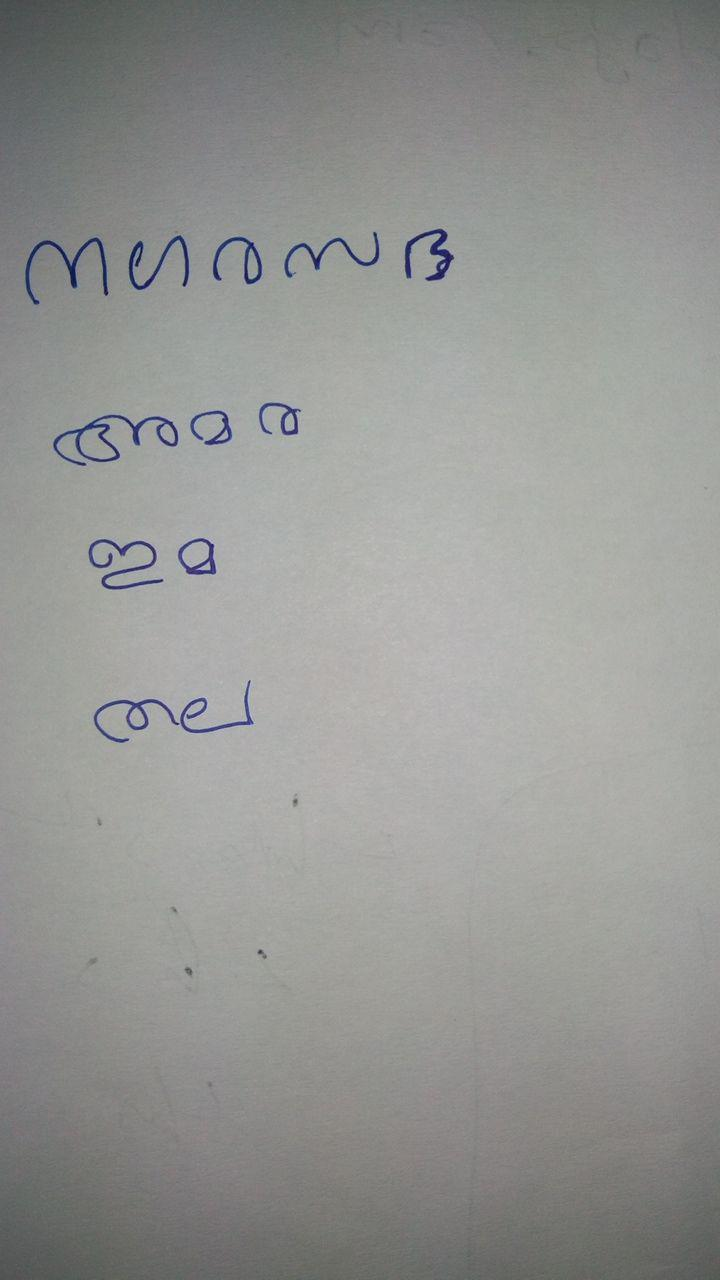
#> input picture realtest/img2.jpg, 720 x 1280 px, found by its file name
$ jupyter execute --allow-errors loadmodel.ipynb   (older library calls are emulated)
#> lines starting #> are read from the running program, lines starting #| are printed output that depends on the picture; after the words box and inside, x2 and y2 are one past the last pixel; in counts of white or black regions, pixels touching at a corner belong together
[cell 1]
import numpy as np
from numpy import random
import keras
from keras import backend as k
from keras.models import Sequential
from keras.layers import Activation
from keras.layers.core import Dense, Flatten
from keras.optimizers import Adam
from keras.metrics import categorical_crossentropy
from keras.preprocessing.image import ImageDataGenerator
from keras.layers.normalization import BatchNormalization
from keras.layers.convolutional import *
from matplotlib import pyplot as plt
from sklearn.metrics import confusion_matrix
import itertools
import matplotlib.pyplot as plt
from sklearn.model_selection import train_test_split
from keras.models import load_model

#> (a cell that did not finish here is left out)

#> (a cell that did not finish here is left out)

[cell 4]
from IPython.display import SVG
from keras.utils.vis_utils import model_to_dot

#> (the rest of this cell did not finish here and is left out)

X=np.array([i[0]for i in dataset])
y=np.array([i[1] for i in dataset])

X_train,X_test,y_train,y_test=train_test_split(X, y, test_size=0.2, random_state=1)
print(X_train.shape,X_test.shape,y_train.shape,y_test.shape)

X_train,X_val,y_train,y_val=train_test_split(X_train, y_train, test_size=0.2, random_state=1)
print(X_train.shape,X_val.shape,y_train.shape,y_val.shape)

#> (a cell that did not finish here is left out)

[cell 6]
#np.save('/home/workstation/Desktop/jab/MHCR/testfile2.npy',test)

#> (a cell that did not finish here is left out)

#> (a cell that did not finish here is left out)

[cell 9]
# [19 lines left out: function get_confusion_matrix_one_hot, not called in this run]

import cv2
predict=model.predict(np.array(cv2.imread('/home/workstation/Desktop/jab/DATASET/CHAR14/MD14.jpg')).reshape(-1,86,86,3))

[cell 10]
import cv2
#> (the rest of this cell did not finish here and is left out)

#> (a cell that did not finish here is left out)

#> (a cell that did not finish here is left out)

## plot confusion matrix

[cell 13]
# [41 lines left out: function plot_confusion_matrix, not called in this run]

[cell 14]
names=['ch'+str(i) for i in range(44)]

#> (a cell that did not finish here is left out)

[cell 16]
def mplot(img):
    plt.gcf().clear()
    plt.imshow(img, cmap = 'gray', interpolation = 'bicubic')
    plt.xticks([]), plt.yticks([])  # to hide tick values on X and Y axis
    plt.show()

from keras import backend as K
K.clear_session()

[cell 17]
import matplotlib.pyplot as plt
import cv2
img=cv2.imread('/home/jabir/Project/MHCR/realtest/img2.jpg',1)
#> img is the input picture: shape (1280, 720, 3); mean B, G, R 146.9, 149.4, 148.5
#cv2.imshow('image',img)
#cv2.waitkey(0)
#cv2.destroyAllWindows()
mplot(img)
#> (the call stopped at in mplot, `plt.xticks([]), plt.yticks([])`: IPython is not available in this run)

[cell 18]
imgray = cv2.cvtColor(img,cv2.COLOR_BGR2GRAY)
ret,thresh = cv2.threshold(img,100,200,0)
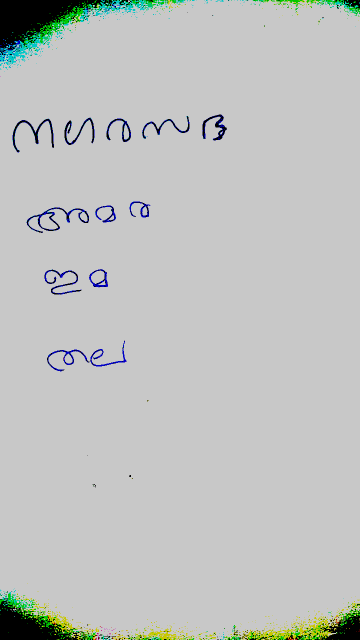
#> thresh: shape (1280, 720, 3) (shown at 1/2 size); mean B, G, R 191.8, 193.6, 191.2
#thresh=cv2.GaussianBlur(thresh,(3,3),0)
image, contours, hierarchy = cv2.findContours(imgray,cv2.RETR_TREE,cv2.CHAIN_APPROX_SIMPLE)
#> contours = [[[0, 0], [0, 1279], [719, 1279], [719, 0]]]

img2 = cv2.drawContours(imgray, contours, -1, (0,255,0), 3)

#cnt = contours[4]
#img3 = cv2.drawContours(thresh, [cnt], 0, (0,255,0), 3)
#mplot(img3)

[cell 19]
img2=cv2.adaptiveThreshold(imgray,255,cv2.ADAPTIVE_THRESH_MEAN_C,cv2.THRESH_BINARY,11,2)
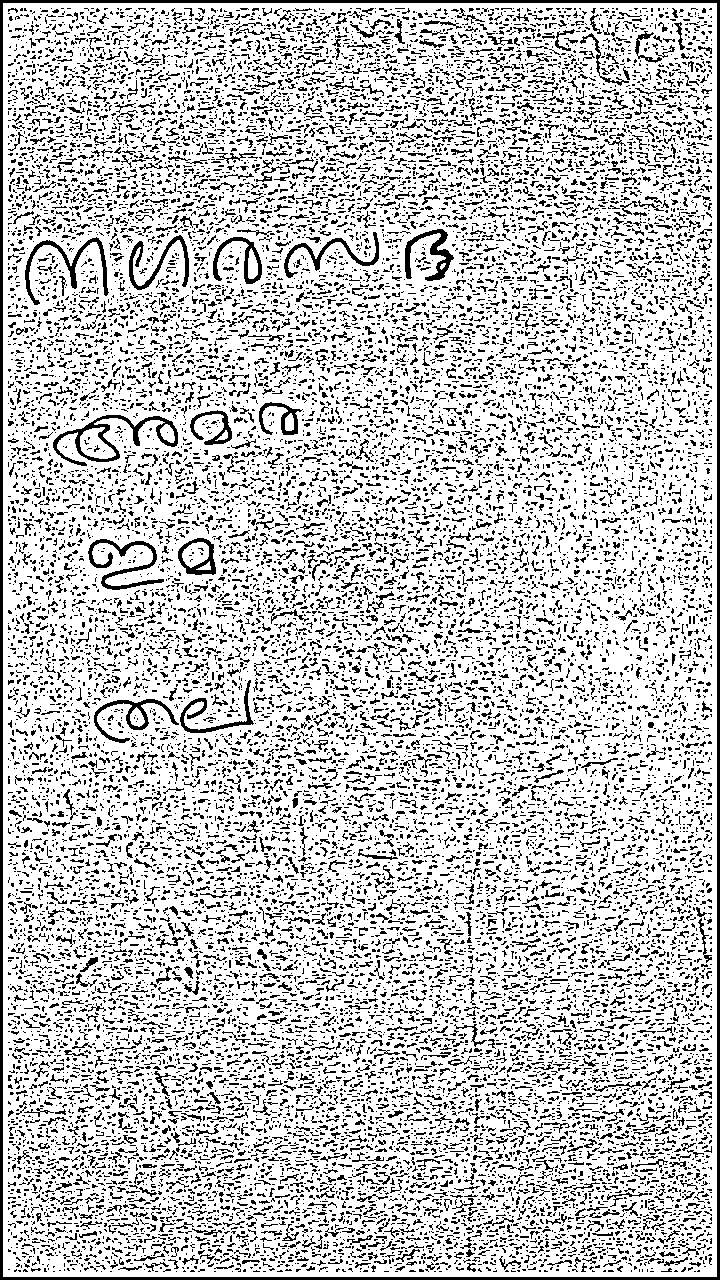
#> img2: shape (1280, 720); 77.5% white; black in thin lines or dots

[cell 20]
import numpy as np
kernel=np.ones((4,4),np.uint8)
#th3 = cv2.adaptiveThreshold(img,255,cv2.ADAPTIVE_THRESH_GAUSSIAN_C,cv.THRESH_BINARY,11,2)
img3 = cv2.adaptiveThreshold(img2,255,cv2.ADAPTIVE_THRESH_MEAN_C,cv2.THRESH_BINARY,11,2)

img2=cv2.dilate(img3,kernel,iterations=1)
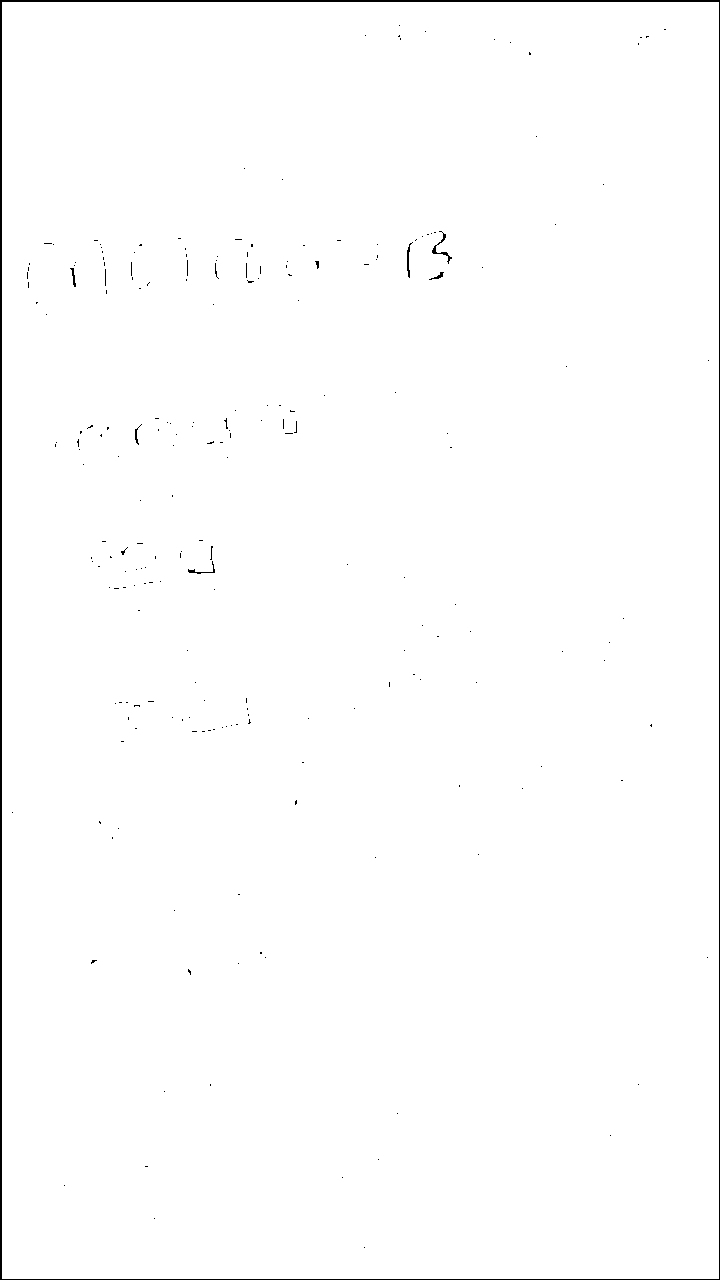
#> img2: shape (1280, 720); 99.2% white; 221 black regions (213 under 20 px), largest, box (x1, y1, x2, y2) and area: (0, 0, 720, 1280) 5991, (432, 231, 452, 264) 106, (407, 242, 413, 278) 71
img2=cv2.erode(img2,kernel,iterations=1)
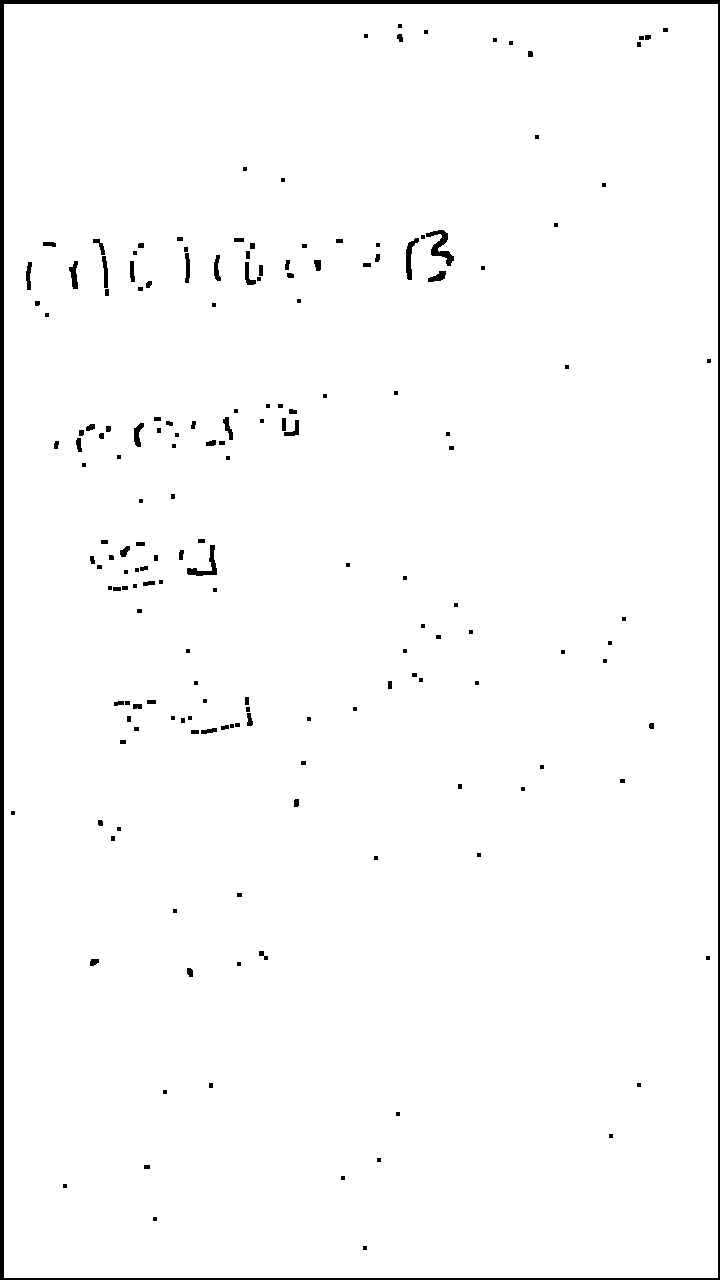
#> img2: shape (1280, 720); 98% white; 179 black regions (76 under 20 px), largest, box (x1, y1, x2, y2) and area: (0, 0, 720, 1280) 11964, (426, 230, 454, 266) 372, (187, 545, 217, 576) 276

[cell 21]
mplot(img2)
#> (the call stopped at in mplot, `plt.xticks([]), plt.yticks([])`: IPython is not available in this run)

[cell 22]
ret, thresh = cv2.threshold(img2, 10, 200, cv2.THRESH_OTSU)
#> ret = 0
mplot(thresh)

$ run again, with realtest/img1.jpg copied over realtest/img2.jpg
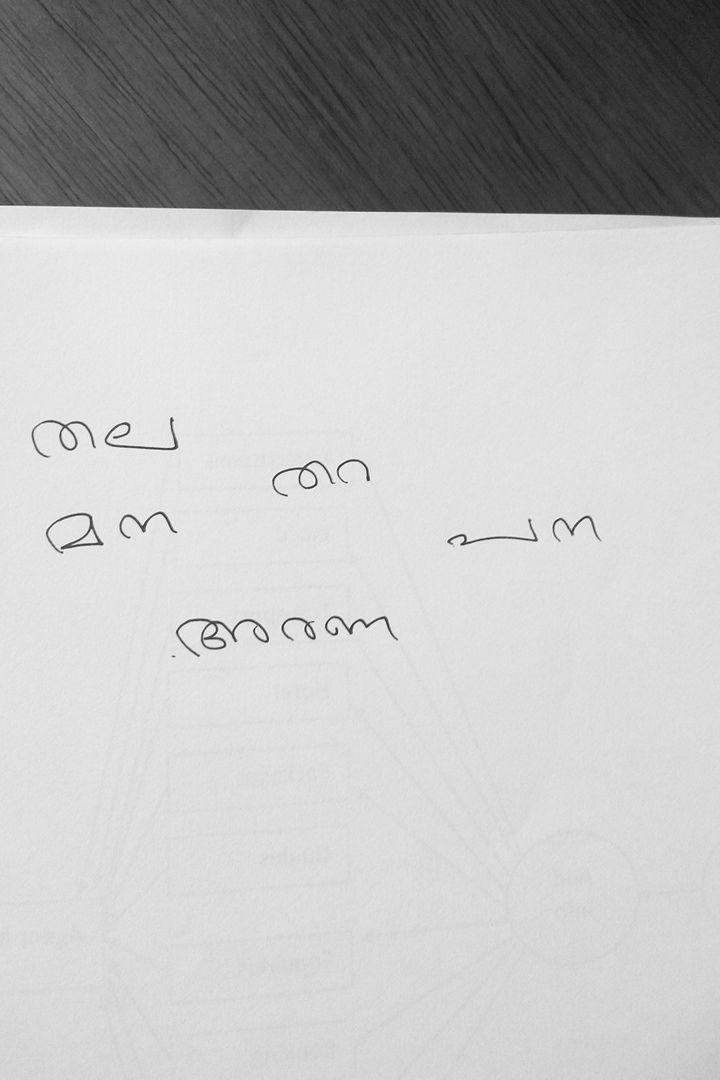
#> input picture realtest/img1.jpg, 720 x 1080 px, found by its file name
#> img is the input picture: shape (1080, 720, 3); min 4, max 255, mean 190.5
#> `ret,thresh = cv2.threshold(img,100,200,0)`:
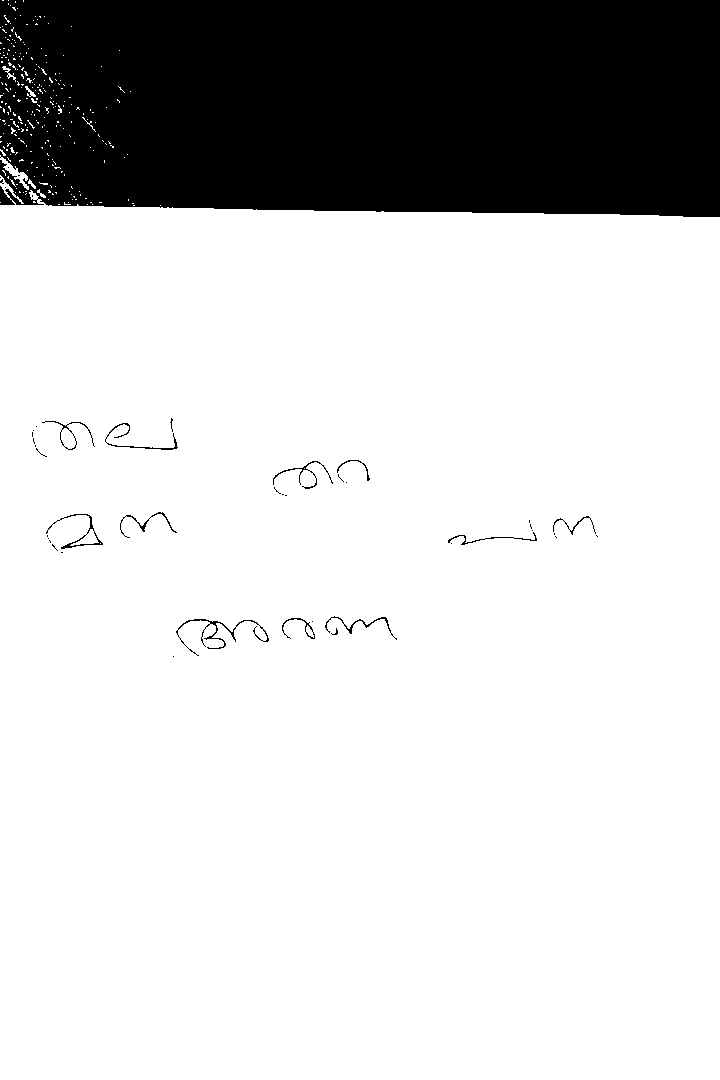
#> thresh: shape (1080, 720, 3); values 0 (black) and 200 (white), 80.4% white; 45 black regions (33 under 20 px), largest, box (x1, y1, x2, y2) and area: (0, 0, 720, 217) 150205, (176, 619, 269, 656) 367, (46, 514, 103, 549) 225
#> contours = [[[0, 0], [0, 1079], [719, 1079], [719, 0]]]
#> `img2=cv2.erode(img2,kernel,iterations=1)`:
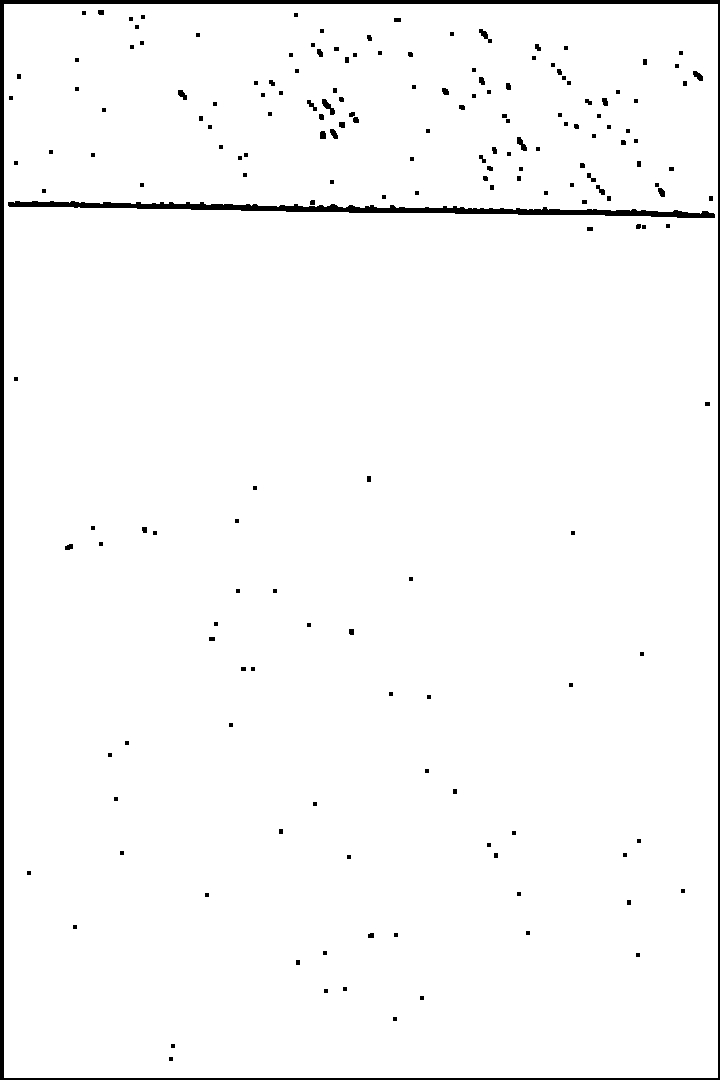
#> img2: shape (1080, 720); 97.6% white; 182 black regions (112 under 20 px), largest, box (x1, y1, x2, y2) and area: (0, 0, 720, 1080) 10764, (8, 201, 715, 218) 3981, (322, 99, 335, 115) 92
#> ret = 0

$ run again, with realtest/img11.jpg copied over realtest/img2.jpg
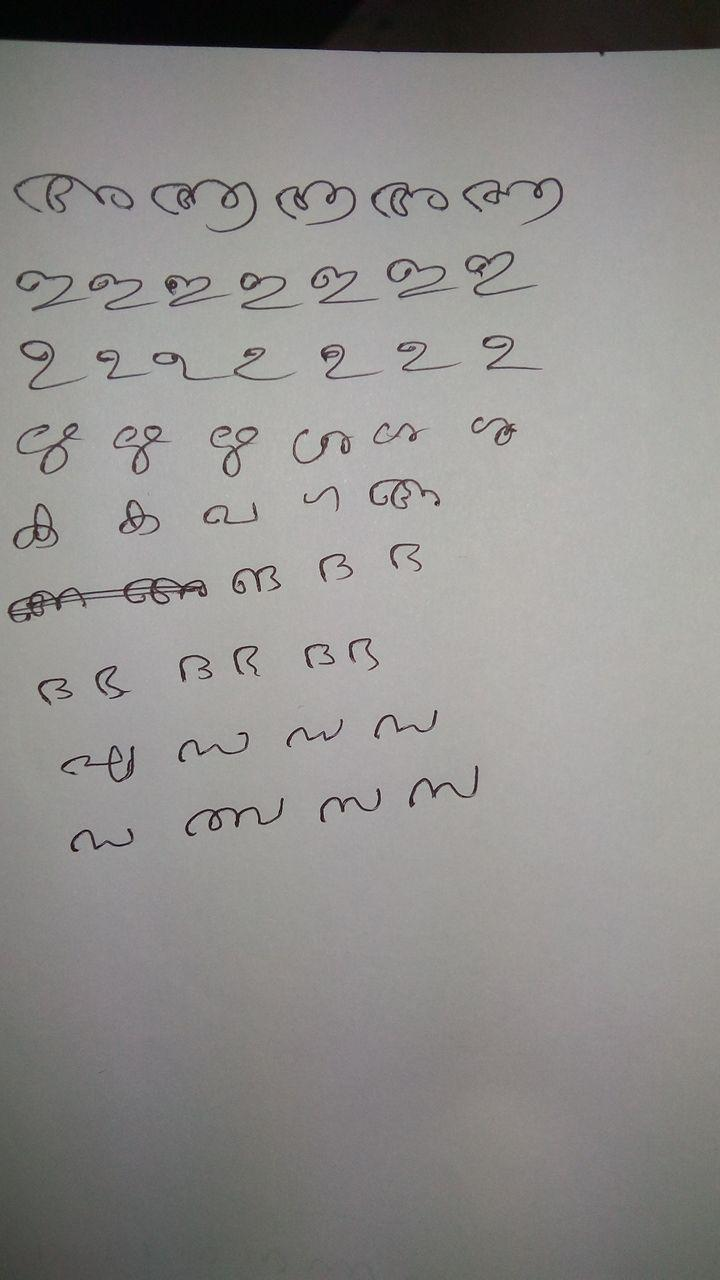
#> input picture realtest/img11.jpg, 720 x 1280 px, found by its file name
#> img is the input picture: shape (1280, 720, 3); mean B, G, R 140.5, 142.6, 144.4
#> `ret,thresh = cv2.threshold(img,100,200,0)`:
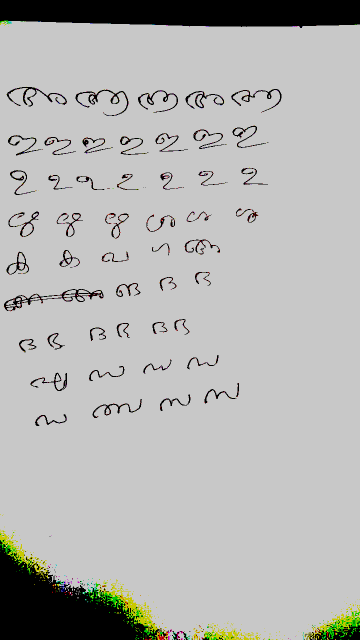
#> thresh: shape (1280, 720, 3) (shown at 1/2 size); mean B, G, R 179, 181, 180.7
#> contours = 2 contours, 1 with area under 20; largest, box (x1, y1, x2, y2) and area: (0, 0, 720, 1280) 919601
#> `img2=cv2.erode(img2,kernel,iterations=1)`:
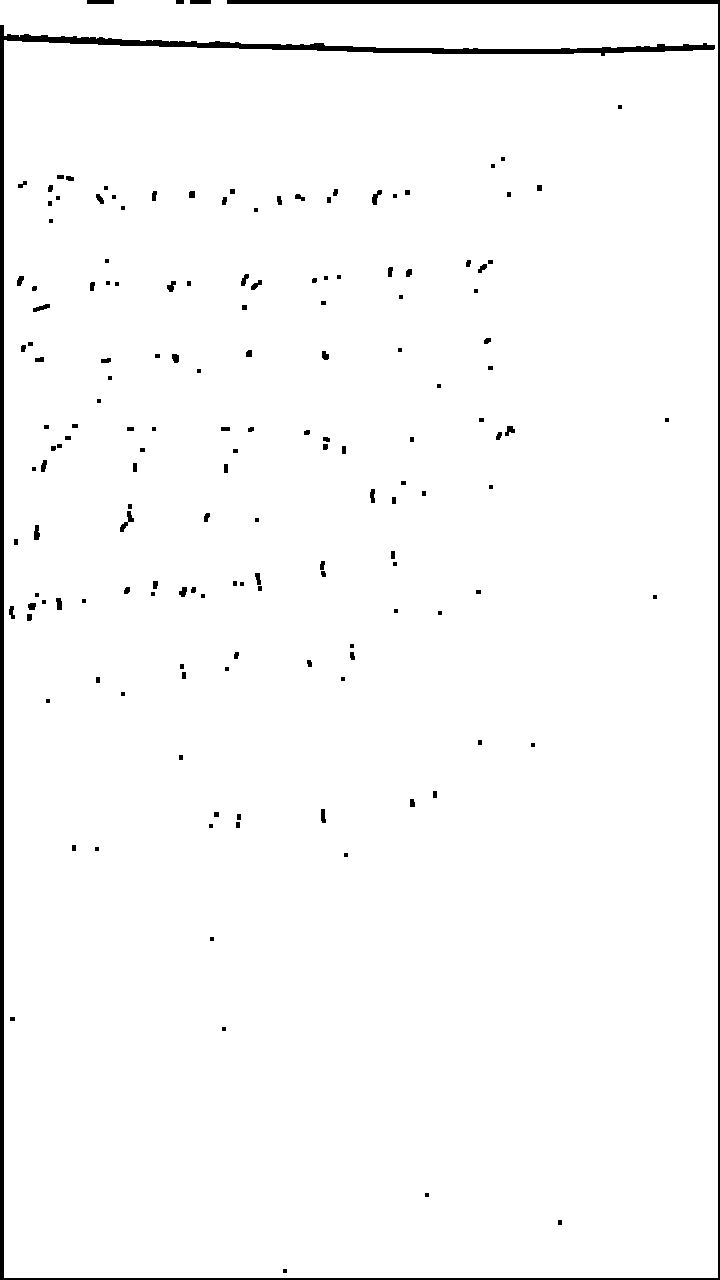
#> img2: shape (1280, 720); 97.9% white; 160 black regions (50 under 20 px), largest, box (x1, y1, x2, y2) and area: (0, 0, 720, 1280) 14976, (87, 0, 114, 4) 108, (120, 511, 134, 532) 103
#> ret = 0
